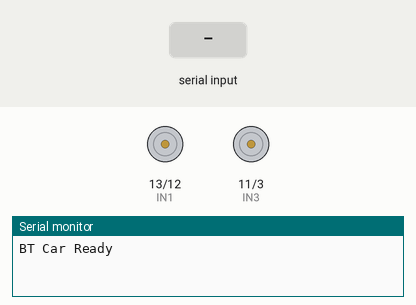
This sketch was run on a simulated Arduino Uno, built with avr-gcc and run on an emulated ATmega328P. On the bench: motor-driver pin pairs drawn as motors (green arrow = first pin HIGH = forward, orange = second pin HIGH = backward, longer = more drive, scaled by the enable pin), the last lines printed to the serial monitor. The test bench sets the inputs (shaded band).

Above: at 1.2 s.
1.3 s: "F" received over Serial
At 1.7 s:
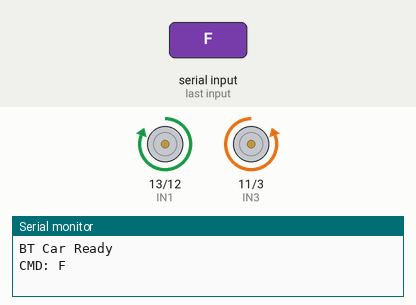
2.8 s: "B" received over the second serial link
At 4.0 s:
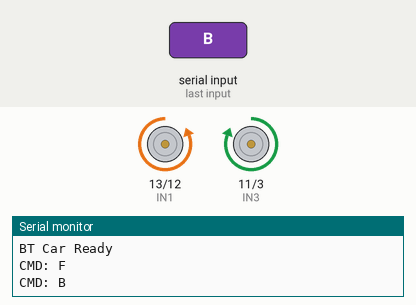
4.3 s: "L" received over Serial
At 5.2 s:
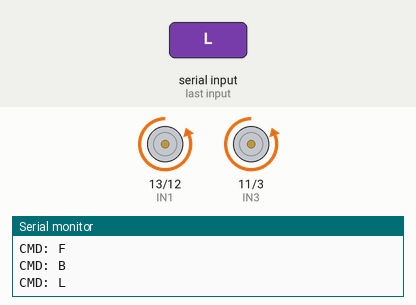
5.8 s: "R" received over the second serial link
At 6.3 s:
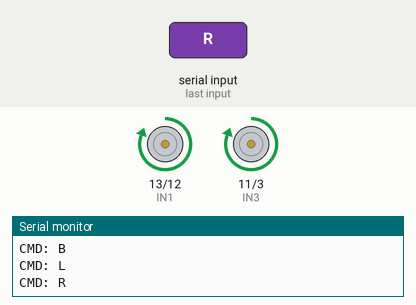
8.8 s: "B" received over Serial
At 9.8 s:
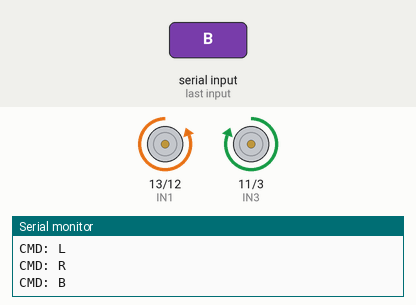
Timing chart, 0 to 11.3 s (numbered marks = the images above; inputs shaded):
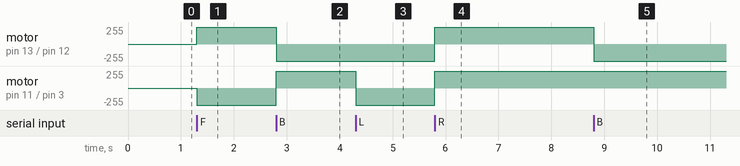

Measured:
- after the input at 1.3 s, motor on pin 13 (IN1) / pin 12 (IN2): stopped → forward 255/255 at once; motor on pin 11 (IN3) / pin 3 (IN4): stopped → backward 255/255 at once
- after the input at 2.8 s, motor on pin 13 (IN1) / pin 12 (IN2): forward 255/255 → backward 255/255 at once; motor on pin 11 (IN3) / pin 3 (IN4): backward 255/255 → forward 255/255 at once
- after the input at 4.3 s, motor on pin 11 (IN3) / pin 3 (IN4): forward 255/255 → backward 255/255 at once
- after the input at 5.8 s, motor on pin 13 (IN1) / pin 12 (IN2), motor on pin 11 (IN3) / pin 3 (IN4): backward 255/255 → forward 255/255 at once
- after the input at 8.8 s, motor on pin 13 (IN1) / pin 12 (IN2): forward 255/255 → backward 255/255 at once

The sketch:

Move_RC_Car_v11__Bluetooth_.ino
```cpp
#include <SoftwareSerial.h>

// ================= MOTOR PINS =================
// Left motor
const int IN1 = 13;   // Left direction 1
const int IN2 = 12;   // Left direction 2
const int ENA = A4;   // Left enable (ON/OFF)

// Right motor
const int IN3 = 11;   // Right direction 1  (no longer on pin 1)
const int IN4 = 3;    // Right direction 2
const int ENB = A5;   // Right enable (ON/OFF)

// ================= BLUETOOTH PINS =================
const int BT_RX = A1;     // Arduino RX  (connect to BT TX)
const int BT_TX = A2;     // Arduino TX  (connect to BT RX)

SoftwareSerial BTserial(BT_RX, BT_TX);

int valSpeed = 255;

// ----------------- Motor Functions -----------------
void applyEnable(bool leftOn, bool rightOn) {
  digitalWrite(ENA, leftOn  ? HIGH : LOW);
  digitalWrite(ENB, rightOn ? HIGH : LOW);
}

void forward() {
  // left motor forward
  digitalWrite(IN1, LOW);
  digitalWrite(IN2, HIGH);

  // right motor forward
  digitalWrite(IN3, LOW);
  digitalWrite(IN4, HIGH);

  digitalWrite(ENA, HIGH);
  digitalWrite(ENB, HIGH);
}

void backward() {
  // left motor backward
  digitalWrite(IN1, HIGH);
  digitalWrite(IN2, LOW);
  // right motor backward
  digitalWrite(IN3, HIGH);
  digitalWrite(IN4, LOW);
  // speed ctrls
  digitalWrite(ENA, HIGH);
  digitalWrite(ENB, HIGH);
}

void turnRight() {
  // left motor forward
  digitalWrite(IN1, LOW);
  digitalWrite(IN2, HIGH);
  // right motor backward
  digitalWrite(IN3, HIGH);
  digitalWrite(IN4, LOW);
  //speed ctrls
  digitalWrite(ENA, HIGH);
  digitalWrite(ENB, HIGH);
}

void turnLeft() {
  // left motor backward
  digitalWrite(IN1, HIGH);
  digitalWrite(IN2, LOW);

  // right motor forward
  digitalWrite(IN3, LOW);
  digitalWrite(IN4, HIGH);

  digitalWrite(ENA, HIGH);
  digitalWrite(ENB, HIGH);
}

void stopMotors() {
  digitalWrite(ENA, LOW);
  digitalWrite(ENB, LOW);
  digitalWrite(IN1, LOW);
  digitalWrite(IN2, LOW);
  digitalWrite(IN3, LOW);
  digitalWrite(IN4, LOW);
}
void setSpeed(int s) {
  valSpeed = s;// car stops
}

// ================= SETUP =================
void setup() {
  Serial.begin(9600);
  BTserial.begin(9600);

  pinMode(IN1, OUTPUT);
  pinMode(IN2, OUTPUT);
  pinMode(IN3, OUTPUT);
  pinMode(IN4, OUTPUT);

  pinMode(ENA, OUTPUT);
  pinMode(ENB, OUTPUT);

  stopMotors();
  Serial.println("BT Car Ready");
}

// ================= LOOP =================
void loop() {
  char cmd = 0;

  if (BTserial.available()) {
    cmd = BTserial.read();
  } else if (Serial.available()) {
    cmd = Serial.read();   // debug using Serial Monitor
  } else {
    return;
  }

  Serial.print("CMD: ");
  Serial.println(cmd);

  switch (cmd) {
    case 'F': case 'f': turnLeft(); break;
    case 'B': case 'b': turnRight(); break;
    case 'L': case 'l': forward(); break;
    case 'R': case 'r': backward(); break;
    case 'S': case 's': stopMotors(); break;

    // “speed” levels (app has a slider for speed so we used this)
    case '0': setSpeed(0); break;
    case '1': setSpeed(25); break;
    case '2': setSpeed(50); break;
    case '3': setSpeed(75); break;
    case '4': setSpeed(100); break;
    case '5': setSpeed(125); break;
    case '6': setSpeed(150); break;
    case '7': setSpeed(175); break;
    case '8': setSpeed(200); break;
    case '9': setSpeed(255); break;

    default:
      break;
  }
}
```
